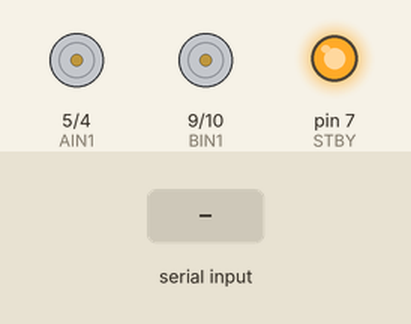
Recording of a sketch running on a simulated Arduino Uno, built with avr-gcc and run on an emulated ATmega328P. Shown: motor-driver pin pairs drawn as motors (green arrow = first pin HIGH = forward, orange = second pin HIGH = backward, longer = more drive, scaled by the enable pin, stopped while the standby pin is LOW), output pins drawn as LEDs (lit = HIGH). Inputs (shaded band) come from the test bench.

Above: at 1.2 s.
1.3 s: "90,45\n" received over Serial
At 2.5 s:
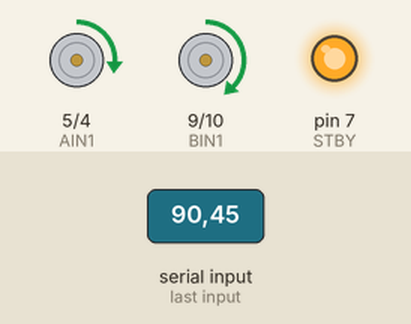
4.3 s: "30,150\n" received over Serial
At 4.8 s:
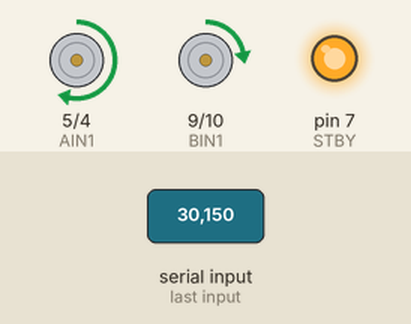
7.3 s: "5\n" received over Serial
At 8.9 s:
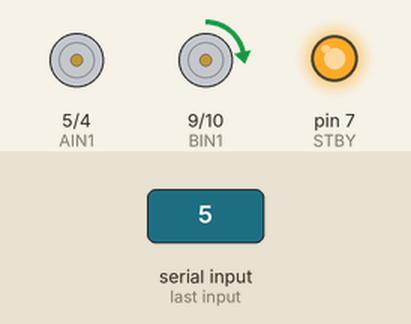
9.8 s: "90\n" received over Serial
At 12.0 s:
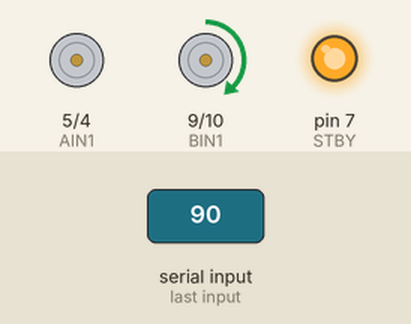
12.3 s: "200\n" received over Serial
At 14.0 s:
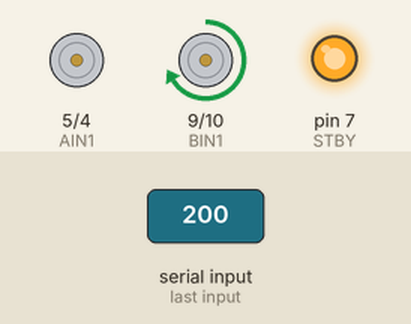
14.8 s: "1,90\n" received over Serial
At 15.2 s:
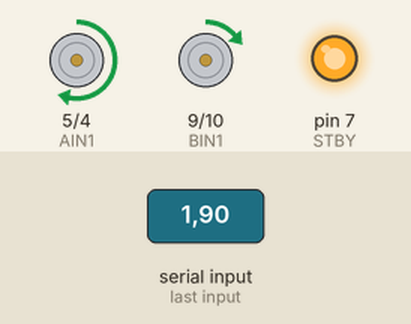
Timing chart, 0 to 18.3 s (numbered marks = the images above; inputs shaded):
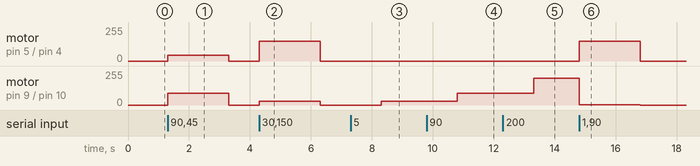

Measured:
- after the input at 1.3 s, motor on pin 5 (AIN1) / pin 4 (AIN2): stopped → forward 45/255 at once, → stopped 2.0 s later; motor on pin 9 (BIN1) / pin 10 (BIN2): stopped → forward 90/255 at once, → stopped 2.0 s later
- after the input at 4.3 s, motor on pin 5 (AIN1) / pin 4 (AIN2): stopped → forward 150/255 at once, → stopped 2.0 s later; motor on pin 9 (BIN1) / pin 10 (BIN2): stopped → forward 30/255 at once, → stopped 2.0 s later
- after the input at 7.3 s, motor on pin 9 (BIN1) / pin 10 (BIN2): stopped → forward 30/255 after 1.0 s
- after the input at 9.8 s, motor on pin 9 (BIN1) / pin 10 (BIN2): forward 30/255 → forward 90/255 after 1.0 s
- after the input at 12.3 s, motor on pin 9 (BIN1) / pin 10 (BIN2): forward 90/255 → forward 200/255 after 1.0 s
- after the input at 14.8 s, motor on pin 5 (AIN1) / pin 4 (AIN2): stopped → forward 150/255 at once, → stopped 2.0 s later; motor on pin 9 (BIN1) / pin 10 (BIN2): forward 200/255 → forward 1/255 at once, → stopped 2.0 s later

The sketch:

keyboard-control.ino
```cpp
const int AIN1 = 5;
const int AIN2 = 4;
const int PWMA = 3;

const int STBY = 7;

const int BIN1 = 9;
const int BIN2 = 10;
const int PWMB = 11;


void setup() {
  pinMode(AIN1, OUTPUT);
  pinMode(AIN2, OUTPUT);
  pinMode(PWMA, OUTPUT);

  pinMode(STBY, OUTPUT);
  digitalWrite(STBY, HIGH);

  pinMode(BIN1, OUTPUT);
  pinMode(BIN2, OUTPUT);
  pinMode(PWMB, OUTPUT);

  Serial.begin(9600);
}

void loop() {
  if (Serial.available()) {

    int left = Serial.parseInt();
    int right = Serial.parseInt();

    drive(left, right);
  }
}

void move_front (){
  digitalWrite(AIN1, HIGH);
  digitalWrite(AIN2, LOW);

  analogWrite(PWMA, 190);

  digitalWrite(BIN1, HIGH);
  digitalWrite(BIN2, LOW);

  analogWrite(PWMB, 255);
}

void move_back (){
  digitalWrite(AIN1, LOW);
  digitalWrite(AIN2, HIGH);

  analogWrite(PWMA, 190);

  digitalWrite(BIN1, LOW);
  digitalWrite(BIN2, HIGH);

  analogWrite(PWMB, 255);
}

void turn_left () {
  digitalWrite(AIN1, HIGH);
  digitalWrite(AIN2, LOW);

  analogWrite(PWMA, 190);

  digitalWrite(BIN1, LOW);
  digitalWrite(BIN2, HIGH);

  analogWrite(PWMB, 255);
}

void turn_right() {
  digitalWrite(AIN1, LOW);
  digitalWrite(AIN2, HIGH);

  analogWrite(PWMA, 190);

  digitalWrite(BIN1, HIGH);
  digitalWrite(BIN2, LOW);

  analogWrite(PWMB, 255);
}

void stop() {
  analogWrite(PWMA, 0);
  analogWrite(PWMB, 0);
}


void drive (int left , int right) {
  if (left > 0) {
    digitalWrite(BIN1, HIGH);
    digitalWrite(BIN2, LOW);
  }
  else if (left < 0) {
    digitalWrite(BIN1, LOW);
    digitalWrite(BIN2, HIGH);
  }
  else {
    digitalWrite(BIN1, LOW);
    digitalWrite(BIN2, LOW);
  }

  if (right > 0) {
    digitalWrite(AIN1, HIGH);
    digitalWrite(AIN2, LOW);
  }
  else if (right < 0) {
    digitalWrite(AIN1, LOW);
    digitalWrite(AIN2, HIGH);
  }
  else {
    digitalWrite(AIN1, LOW);
    digitalWrite(AIN2, LOW);
  }

  left = abs(left);
  right = abs(right);

  right = constrain(right, 0, 255);
  left = constrain(left, 0, 255);

  analogWrite(PWMA, right);
  analogWrite(PWMB, left);

}
```
